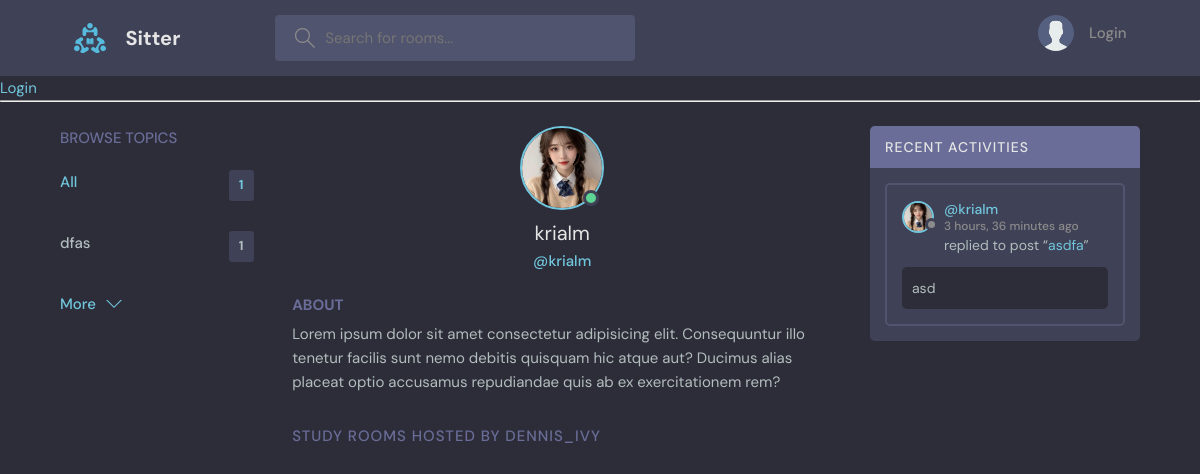
Page /profile/1/ on the committed database.
### base/models.py (models this page shows, shortened)
class Topic(models.Model):
    name = models.CharField(max_length=25)

class User(AbstractUser):
    username = models.CharField(max_length=200, unique=True)
    name = models.CharField(max_length=200, null=True)
    email = models.EmailField(unique=True, null=True)
    bio = models.TextField(null=True)
    avatar = models.ImageField(null=True, default="avatar.svg")
    REQUIRED_FIELDS = []

class Message(models.Model):
    user = models.ForeignKey(User, on_delete=models.CASCADE)
    room = models.ForeignKey(Room, on_delete=models.CASCADE)
    body = models.TextField()
    updated = models.DateTimeField(auto_now=True)
    created = models.DateTimeField(auto_now_add=True)
    def __str__(self):
        return self.body[0:50]

class Room(models.Model):
    host = models.ForeignKey(User, on_delete=models.SET_NULL, null=True)
    topic = models.ForeignKey(Topic, on_delete=models.SET_NULL, null=True)
    name = models.CharField(max_length=200)
    description = models.TextField(null=True, blank=True )
    participants = models.ManyToManyField(User, related_name='participants', blank=True)
    updated = models.DateTimeField(auto_now=True)
    created = models.DateTimeField(auto_now_add=True)
    class Meta:
        ordering = ['-updated', '-created']
    def __str__(self):
        return self.name

### base/views.py (the view)
# urls.py: path("profile/<str:pk>/", views.userProfile, name='user-profile'),
def userProfile(request, pk):
    user = User.objects.get(id=pk)
    rooms = user.room_set.all()
    room_messages = user.message_set.all()
    topics = Topic.objects.all()
    context = {'user': user, 'rooms': rooms, 'room_messages': room_messages, 'topics': topics}
    return render(request, 'base/profile.html', context=context)

### base/templates/base/profile.html (shortened to what this page needs)
{%extends 'main.html'%}
{%block content%}
<main class="profile-page layout layout--3">
  <div class="container">
    {%include 'base/topics_component.html'%}
    <div class="roomList">
      <div class="profile">
        <div class="profile__avatar">
          <div class="avatar avatar--large active">
            <img src="{{user.avatar.url}}" />
          </div>
        </div>
        <div class="profile__info">
          <h3>{{user.username}}</h3>
          <p>@{{user}}</p>
        </div>
        <div class="profile__about">
          <h3>About</h3>
          <p>
            Lorem ipsum dolor sit amet consectetur adipisicing elit. Consequuntur illo tenetur
            facilis sunt nemo debitis quisquam hic atque aut? Ducimus alias placeat optio
            accusamus repudiandae quis ab ex exercitationem rem?
          </p>
        </div>
      </div>
      <div class="roomList__header">
        <div>
          <h2>Study Rooms Hosted by dennis_ivy</a>
          </h2>
        </div>
      </div>
    </div>
    {%include 'base/activity_component.html'%}
  </div>
</main>
{%endblock content%}

### base/templates/base/topics_component.html
<div class="topics">
    <div class="topics__header">
      <h2>Browse Topics</h2>
    </div>
    <ul class="topics__list">
      <li>
        <a href="{%url 'home'%}" class="active">All <span>{{topics.count}}</span></a>
      </li>
      {%for topic in topics%}
      <li>
        <a href="{%url 'home' %}?q={{topic.name}}">{{topic.name}} <span>{{topic.room_set.all.count}}</span></a>
      </li>
      {% endfor %}
    </ul>
    <a class="btn btn--link" href="{%url 'topics'%}">
      More
      <svg version="1.1" xmlns="http://www.w3.org/2000/svg" width="32" height="32" viewBox="0 0 32 32">
        <title>chevron-down</title>
        <path d="M16 21l-13-13h-3l16 16 16-16h-3l-13 13z"></path>
      </svg>
    </a>
  </div>

### base/templates/base/activity_component.html (shortened to what this page needs)
<div class="activities">
    <div class="activities__header">
      <h2>Recent Activities</h2>
    </div>
    {%for message in room_messages%}
    <div class="activities__box">
      <div class="activities__boxHeader roomListRoom__header">
        <a href="{% url 'user-profile' message.user.id%}" class="roomListRoom__author">
          <div class="avatar avatar--small">
            <img src="{{message.user.avatar.url}}" />
          </div>
          <p>
            @{{message.user}}
            <span>{{message.created|timesince}} ago</span>
          </p>
        </a>
      </div>
      <div class="activities__boxContent">
        <p>replied to post “<a href="{%url 'room' message.room.id%}">{{message.room}}</a>”</p>
        <div class="activities__boxRoomContent">
            {{message}}
        </div>
      </div>
    </div>
    {%endfor%}
  </div>

### rows in the picture
Topic: name "dfas", room_set.all.count "1"
User: avatar (picture), username "krialm"
Message: user.avatar (picture), user "krialm", created "3 hours, 36 minutes", room "asdfa", body "asd"

### other values in the picture
{{ topics.count }} "1"
